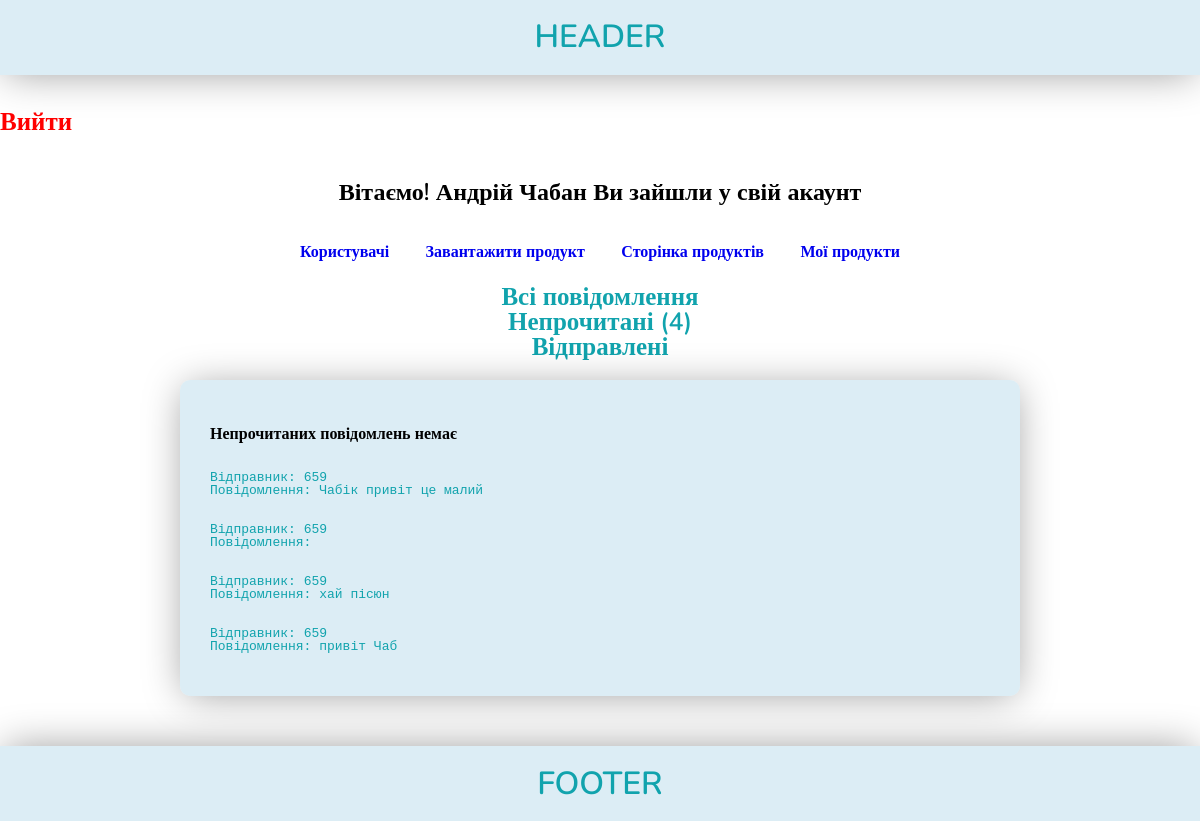
The app's page /customer/index.php?show=unread (signed in) with its own data.
### tables this page shows
CREATE TABLE `messages` (
  `id` int(11) NOT NULL,
  `sender_id` int(11) NOT NULL,
  `recipient_id` int(11) NOT NULL,
  `message_text` text NOT NULL,
  `timestamp` datetime NOT NULL,
  `is_read` tinyint(4) NOT NULL DEFAULT '0'
);

### customer/index.php (the view, shortened to what this page needs)
<?
    include '../connect.php';
    include '../header.php';
?>
<section class='user-page'>
    <div class="container">
        <div class="wrapper-button-exit">
            <a href="../data_processor/session-exit.php">Вийти</a>
        </div>
        <div class="wrapper-user-page">
            <div class="item-links">
              <?php  if($_SESSION['profile']) : ?>
                    <?php   echo '<h2>Вітаємо! ' . $_SESSION['profile']['firstname'] . ' ' . $_SESSION['profile']['lastname'] . ' Ви зайшли у свій акаунт</h2>'; ?>
                    <div class="wrapper-links">
                        <a href="../pages/users-page.php">Користувачі</a>
                        <a href="../pages/set-products-page.php">Завантажити продукт</a>
                        <a href="../pages/all-products-page.php">Сторінка продуктів</a>
                        <a href="../pages/private-products-page.php">Мої продукти</a>
                    </div>
                <?php endif; ?>
            </div>
            <div class="item-user">
            <?php
                    function countUnreadMessages($connect, $user_id) {
                        $sql = "SELECT COUNT(*) AS unread_count FROM messages WHERE recipient_id='$user_id' AND is_read=0";
                        $result = mysqli_query($connect, $sql);
                        $row = mysqli_fetch_assoc($result);
                        return $row['unread_count'];
                    }
                    try {
                        if ($_SESSION['profile']) {
                            $user_id = $_SESSION['profile']['user_id'];
                            $show = isset($_GET['show']) ? $_GET['show'] : '';
                            echo '<div class="buttons">';
                                echo '<a href="?show=all">Всі повідомлення</a>';
                                $unreadCount = countUnreadMessages($connect, $user_id);
                                if ($unreadCount > 0) {
                                    echo '<a href="?show=unread">Непрочитані (' . $unreadCount . ')</a>  ';
                                } else {
                                    echo '<a href="?show=unread">Непрочитані</a>';
                                }
                                echo '<a href="?show=sent">Відправлені</a>';
                            echo '</div>';
                            if ($show == 'unread') {
                                echo '<div class="item_users_messagas-recipient">';
                                    echo '<p>Непрочитаних повідомлень немає</p>';
                                    $sqlReceivedMessages = "SELECT * FROM messages WHERE recipient_id='$user_id' AND is_read=0";
                                    $unreadMessagesResult = mysqli_query($connect, $sqlReceivedMessages);
                                    while ($row = mysqli_fetch_assoc($unreadMessagesResult)) {
                                        echo '<pre>';
                                            echo 'Відправник: ' . $row['sender_id'] . '<br>';
                                            echo 'Повідомлення: ' . $row['message_text'] . '<br>';
                                        echo '</pre>';
                                    }
                                echo '</div>';
                            }
                        } else {
                            echo '<h1>' . 'Ви зайшли на закриту сторінку'. '<br>' .' Ідіть нахуй по харошому!' . '</h1>';
                            throw new Exception('спроба входу не авторизованого користувача!');
                        }
                    } catch(Exception $e ) {
                        error_log("Файл: " . $e->getFile() . "  Рядок: " . $e->getLine() . "  Повідомлення: " . $e->getMessage() . PHP_EOL, 3, "../var/log/profile.log");
                    }
                    ?>
                 </div>
            </div>
        </div>
</section>
<?
 include '../footer.php';
 ?>

### style.css (style rules this page uses)
body { line-height: 1; }
a { text-decoration: none; display: flex; justify-content: center; align-items: center; }
body { margin: 0; color: #fff; min-height: 100%; display: grid; grid-template-rows: auto 1fr auto; }
html { height: 100%; }
h1, h2, h3, h4, a, button, label, input[type=submit], span, p { font-family: "Nunito"; font-weight: 600; }
.wrapper-button-exit { display: flex; margin-top: 35px; }
.wrapper-button-exit a { color: red; font-size: 25px; }
.item-links { display: flex; justify-content: center; flex-direction: column; align-items: center; margin: 25px 0; }
.item-links .wrapper-links { width: 600px; display: flex; justify-content: space-between; }
.item-links h2 { color: black; margin-bottom: 40px; }
.item-user { display: flex; justify-content: center; flex-direction: column; align-items: center; }
.item-user .item_users_messagas-recipient { display: flex; flex-direction: column; box-sizing: border-box; padding: 30px; box-shadow: 0px 3px 40px -5px rgba(0, 0, 0, 0.4); border-radius: 10px; width: 840px; margin: 20px 0 50px 0; background-color: rgba(161, 207, 227, 0.372); }
.item-user .item_users_messagas-recipient p { color: black; }
.item-user .item_users_messagas-recipient pre { color: rgb(17, 163, 173); }
.item-user .buttons { width: 800px; }
.item-user .buttons a { color: rgb(17, 163, 173); font-size: 25px; }

### records on screen
messages: sender "659", message_text "Чабік привіт це малий"
messages: sender "659"
messages: sender "659", message_text "хай пісюн"
messages: sender "659", message_text "привіт Чаб"

### other values on screen
$_SESSION['profile']['firstname'] "Андрій"
$_SESSION['profile']['lastname'] "Чабан"
$unreadCount "4"
